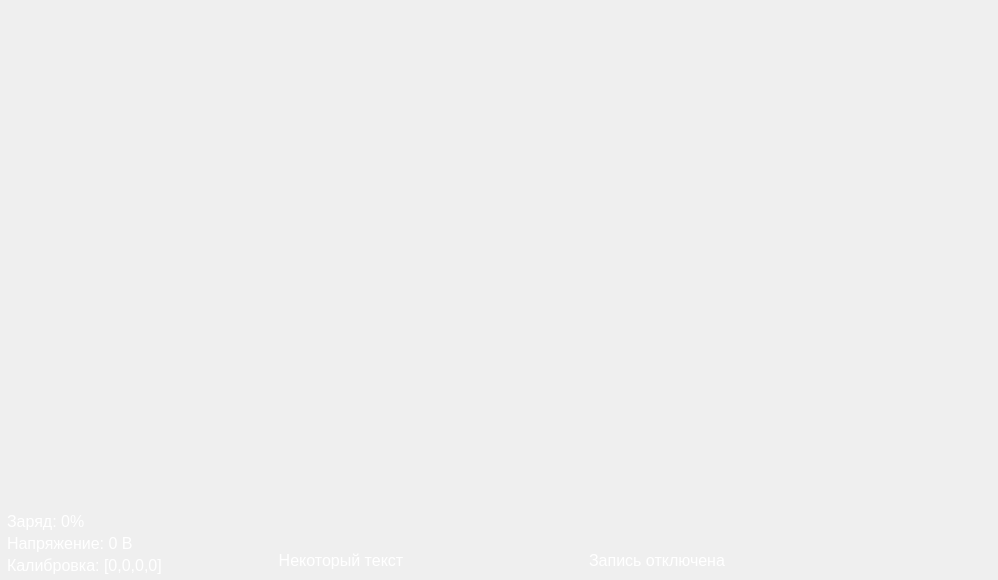
<?xml version="1.0" encoding="UTF-8"?>
<ui version="4.0">
 <class>DisplayWidget</class>
 <widget class="QWidget" name="DisplayWidget">
  <property name="geometry">
   <rect>
    <x>0</x>
    <y>0</y>
    <width>998</width>
    <height>580</height>
   </rect>
  </property>
  <property name="windowTitle">
   <string>DisplayWidget</string>
  </property>
  <property name="autoFillBackground">
   <bool>false</bool>
  </property>
  <property name="styleSheet">
   <string notr="true">border-image: url(Icons/Background.png) 0 0 0 0 stretch stretch;</string>
  </property>
  <layout class="QGridLayout" name="gridLayout">
   <property name="leftMargin">
    <number>0</number>
   </property>
   <property name="topMargin">
    <number>0</number>
   </property>
   <property name="rightMargin">
    <number>0</number>
   </property>
   <property name="bottomMargin">
    <number>0</number>
   </property>
   <property name="spacing">
    <number>5</number>
   </property>
   <item row="0" column="1" rowspan="2">
    <widget class="QWidget" name="CentralWidget" native="true">
     <property name="sizePolicy">
      <sizepolicy hsizetype="Preferred" vsizetype="Preferred">
       <horstretch>0</horstretch>
       <verstretch>0</verstretch>
      </sizepolicy>
     </property>
     <property name="minimumSize">
      <size>
       <width>0</width>
       <height>0</height>
      </size>
     </property>
     <property name="maximumSize">
      <size>
       <width>16777215</width>
       <height>16777215</height>
      </size>
     </property>
     <property name="layoutDirection">
      <enum>Qt::LeftToRight</enum>
     </property>
     <property name="styleSheet">
      <string notr="true">background: none;
border-image: none;</string>
     </property>
     <layout class="QGridLayout" name="gridLayout_3">
      <property name="leftMargin">
       <number>0</number>
      </property>
      <property name="topMargin">
       <number>0</number>
      </property>
      <property name="rightMargin">
       <number>0</number>
      </property>
      <property name="bottomMargin">
       <number>0</number>
      </property>
      <property name="spacing">
       <number>0</number>
      </property>
     </layout>
    </widget>
   </item>
   <item row="0" column="2" rowspan="3">
    <widget class="QWidget" name="RightInfoWidget" native="true">
     <property name="sizePolicy">
      <sizepolicy hsizetype="Fixed" vsizetype="Preferred">
       <horstretch>0</horstretch>
       <verstretch>0</verstretch>
      </sizepolicy>
     </property>
     <property name="minimumSize">
      <size>
       <width>210</width>
       <height>0</height>
      </size>
     </property>
     <property name="maximumSize">
      <size>
       <width>210</width>
       <height>16777215</height>
      </size>
     </property>
     <property name="styleSheet">
      <string notr="true">background: none;
border-image: none;</string>
     </property>
    </widget>
   </item>
   <item row="2" column="1">
    <widget class="QWidget" name="CameraControlWidget" native="true">
     <property name="sizePolicy">
      <sizepolicy hsizetype="Preferred" vsizetype="Fixed">
       <horstretch>0</horstretch>
       <verstretch>0</verstretch>
      </sizepolicy>
     </property>
     <property name="minimumSize">
      <size>
       <width>0</width>
       <height>40</height>
      </size>
     </property>
     <property name="maximumSize">
      <size>
       <width>16777215</width>
       <height>40</height>
      </size>
     </property>
     <property name="styleSheet">
      <string notr="true">background: none;
border-image: none;</string>
     </property>
     <layout class="QHBoxLayout" name="horizontalLayout_4">
      <property name="spacing">
       <number>5</number>
      </property>
      <property name="leftMargin">
       <number>0</number>
      </property>
      <property name="topMargin">
       <number>4</number>
      </property>
      <property name="rightMargin">
       <number>0</number>
      </property>
      <property name="bottomMargin">
       <number>4</number>
      </property>
      <item>
       <spacer name="Spacer6">
        <property name="orientation">
         <enum>Qt::Horizontal</enum>
        </property>
        <property name="sizeHint" stdset="0">
         <size>
          <width>40</width>
          <height>20</height>
         </size>
        </property>
       </spacer>
      </item>
      <item>
       <widget class="QLabel" name="ScreenshotLabel">
        <property name="minimumSize">
         <size>
          <width>180</width>
          <height>32</height>
         </size>
        </property>
        <property name="maximumSize">
         <size>
          <width>130</width>
          <height>32</height>
         </size>
        </property>
        <property name="font">
         <font>
          <pointsize>12</pointsize>
         </font>
        </property>
        <property name="styleSheet">
         <string notr="true">color: white;

border: none;</string>
        </property>
        <property name="text">
         <string>Некоторый текст</string>
        </property>
        <property name="alignment">
         <set>Qt::AlignCenter</set>
        </property>
       </widget>
      </item>
      <item>
       <widget class="QPushButton" name="ScreenshotButton">
        <property name="sizePolicy">
         <sizepolicy hsizetype="Fixed" vsizetype="Fixed">
          <horstretch>0</horstretch>
          <verstretch>0</verstretch>
         </sizepolicy>
        </property>
        <property name="minimumSize">
         <size>
          <width>32</width>
          <height>32</height>
         </size>
        </property>
        <property name="maximumSize">
         <size>
          <width>32</width>
          <height>32</height>
         </size>
        </property>
        <property name="styleSheet">
         <string notr="true">color: white;
background: transparent;
border: none;
icon: url(Icons/ScreenshotIcon.png);</string>
        </property>
        <property name="text">
         <string/>
        </property>
        <property name="iconSize">
         <size>
          <width>30</width>
          <height>30</height>
         </size>
        </property>
       </widget>
      </item>
      <item>
       <spacer name="Spacer7">
        <property name="orientation">
         <enum>Qt::Horizontal</enum>
        </property>
        <property name="sizeType">
         <enum>QSizePolicy::Fixed</enum>
        </property>
        <property name="sizeHint" stdset="0">
         <size>
          <width>10</width>
          <height>20</height>
         </size>
        </property>
       </spacer>
      </item>
      <item>
       <widget class="QPushButton" name="CameraButton">
        <property name="sizePolicy">
         <sizepolicy hsizetype="Fixed" vsizetype="Fixed">
          <horstretch>0</horstretch>
          <verstretch>0</verstretch>
         </sizepolicy>
        </property>
        <property name="minimumSize">
         <size>
          <width>32</width>
          <height>32</height>
         </size>
        </property>
        <property name="maximumSize">
         <size>
          <width>32</width>
          <height>32</height>
         </size>
        </property>
        <property name="styleSheet">
         <string notr="true">color: white;
background: transparent;
border: none;
icon: url(Icons/PlayIcon.png);</string>
        </property>
        <property name="text">
         <string/>
        </property>
        <property name="iconSize">
         <size>
          <width>30</width>
          <height>30</height>
         </size>
        </property>
       </widget>
      </item>
      <item>
       <spacer name="Spacer8">
        <property name="orientation">
         <enum>Qt::Horizontal</enum>
        </property>
        <property name="sizeType">
         <enum>QSizePolicy::Fixed</enum>
        </property>
        <property name="sizeHint" stdset="0">
         <size>
          <width>10</width>
          <height>20</height>
         </size>
        </property>
       </spacer>
      </item>
      <item>
       <widget class="QPushButton" name="RecordingButton">
        <property name="sizePolicy">
         <sizepolicy hsizetype="Fixed" vsizetype="Fixed">
          <horstretch>0</horstretch>
          <verstretch>0</verstretch>
         </sizepolicy>
        </property>
        <property name="minimumSize">
         <size>
          <width>32</width>
          <height>32</height>
         </size>
        </property>
        <property name="maximumSize">
         <size>
          <width>32</width>
          <height>32</height>
         </size>
        </property>
        <property name="styleSheet">
         <string notr="true">color: white;
background: transparent;
border: none;
icon: url(Icons/VideoIcon.png);</string>
        </property>
        <property name="text">
         <string/>
        </property>
        <property name="iconSize">
         <size>
          <width>30</width>
          <height>30</height>
         </size>
        </property>
       </widget>
      </item>
      <item>
       <widget class="QLabel" name="RecordingLabel">
        <property name="sizePolicy">
         <sizepolicy hsizetype="Fixed" vsizetype="Fixed">
          <horstretch>0</horstretch>
          <verstretch>0</verstretch>
         </sizepolicy>
        </property>
        <property name="minimumSize">
         <size>
          <width>180</width>
          <height>32</height>
         </size>
        </property>
        <property name="maximumSize">
         <size>
          <width>180</width>
          <height>32</height>
         </size>
        </property>
        <property name="font">
         <font>
          <pointsize>12</pointsize>
         </font>
        </property>
        <property name="styleSheet">
         <string notr="true">color: white;

border: none;</string>
        </property>
        <property name="text">
         <string>Запись отключена</string>
        </property>
        <property name="alignment">
         <set>Qt::AlignCenter</set>
        </property>
       </widget>
      </item>
      <item>
       <spacer name="Spacer9">
        <property name="orientation">
         <enum>Qt::Horizontal</enum>
        </property>
        <property name="sizeHint" stdset="0">
         <size>
          <width>40</width>
          <height>20</height>
         </size>
        </property>
       </spacer>
      </item>
     </layout>
    </widget>
   </item>
   <item row="1" column="0" rowspan="2">
    <widget class="QWidget" name="LeftInfoWidget" native="true">
     <property name="sizePolicy">
      <sizepolicy hsizetype="Fixed" vsizetype="Preferred">
       <horstretch>0</horstretch>
       <verstretch>0</verstretch>
      </sizepolicy>
     </property>
     <property name="minimumSize">
      <size>
       <width>210</width>
       <height>0</height>
      </size>
     </property>
     <property name="maximumSize">
      <size>
       <width>210</width>
       <height>16777215</height>
      </size>
     </property>
     <property name="styleSheet">
      <string notr="true">background: none;
border-image: none;</string>
     </property>
     <layout class="QVBoxLayout" name="verticalLayout_3">
      <property name="spacing">
       <number>3</number>
      </property>
      <property name="leftMargin">
       <number>7</number>
      </property>
      <property name="topMargin">
       <number>0</number>
      </property>
      <property name="rightMargin">
       <number>0</number>
      </property>
      <property name="bottomMargin">
       <number>5</number>
      </property>
      <item>
       <spacer name="Spacer10">
        <property name="styleSheet">
         <string>background: none;
border-image: none;</string>
        </property>
        <property name="orientation">
         <enum>Qt::Vertical</enum>
        </property>
        <property name="sizeHint" stdset="0">
         <size>
          <width>20</width>
          <height>40</height>
         </size>
        </property>
       </spacer>
      </item>
      <item>
       <widget class="QLabel" name="ChargeLabel">
        <property name="enabled">
         <bool>true</bool>
        </property>
        <property name="font">
         <font>
          <pointsize>12</pointsize>
         </font>
        </property>
        <property name="styleSheet">
         <string notr="true">color: white;</string>
        </property>
        <property name="text">
         <string>Заряд: 0%</string>
        </property>
       </widget>
      </item>
      <item>
       <widget class="QLabel" name="VoltageLabel">
        <property name="enabled">
         <bool>true</bool>
        </property>
        <property name="font">
         <font>
          <pointsize>12</pointsize>
         </font>
        </property>
        <property name="styleSheet">
         <string notr="true">color: white;</string>
        </property>
        <property name="text">
         <string>Напряжение: 0 В</string>
        </property>
       </widget>
      </item>
      <item>
       <widget class="QLabel" name="CalibrationLabel">
        <property name="font">
         <font>
          <pointsize>12</pointsize>
         </font>
        </property>
        <property name="styleSheet">
         <string notr="true">color: white;</string>
        </property>
        <property name="text">
         <string>Калибровка: [0,0,0,0]</string>
        </property>
       </widget>
      </item>
     </layout>
    </widget>
   </item>
   <item row="0" column="0">
    <widget class="QWidget" name="SideBarButtonWidget" native="true">
     <property name="sizePolicy">
      <sizepolicy hsizetype="Fixed" vsizetype="Fixed">
       <horstretch>0</horstretch>
       <verstretch>0</verstretch>
      </sizepolicy>
     </property>
     <property name="minimumSize">
      <size>
       <width>210</width>
       <height>100</height>
      </size>
     </property>
     <property name="maximumSize">
      <size>
       <width>210</width>
       <height>100</height>
      </size>
     </property>
     <property name="styleSheet">
      <string notr="true">background: none;
border-image: none;</string>
     </property>
     <layout class="QGridLayout" name="gridLayout_2">
      <property name="leftMargin">
       <number>0</number>
      </property>
      <property name="topMargin">
       <number>0</number>
      </property>
      <property name="rightMargin">
       <number>0</number>
      </property>
      <property name="bottomMargin">
       <number>0</number>
      </property>
      <property name="spacing">
       <number>0</number>
      </property>
      <item row="0" column="0">
       <widget class="QPushButton" name="SideBarButton">
        <property name="sizePolicy">
         <sizepolicy hsizetype="Fixed" vsizetype="Fixed">
          <horstretch>0</horstretch>
          <verstretch>0</verstretch>
         </sizepolicy>
        </property>
        <property name="minimumSize">
         <size>
          <width>68</width>
          <height>60</height>
         </size>
        </property>
        <property name="maximumSize">
         <size>
          <width>68</width>
          <height>60</height>
         </size>
        </property>
        <property name="styleSheet">
         <string notr="true">QPushButton {
	color: white;
	border: none;
	border-radius: 0px;
    background-color: transparent;
	icon: url(Icons/HamburgerIcon.png);
}</string>
        </property>
        <property name="text">
         <string/>
        </property>
        <property name="iconSize">
         <size>
          <width>32</width>
          <height>32</height>
         </size>
        </property>
       </widget>
      </item>
      <item row="0" column="1">
       <spacer name="horizontalSpacer">
        <property name="orientation">
         <enum>Qt::Horizontal</enum>
        </property>
        <property name="sizeHint" stdset="0">
         <size>
          <width>139</width>
          <height>20</height>
         </size>
        </property>
       </spacer>
      </item>
      <item row="1" column="0">
       <spacer name="verticalSpacer">
        <property name="orientation">
         <enum>Qt::Vertical</enum>
        </property>
        <property name="sizeHint" stdset="0">
         <size>
          <width>20</width>
          <height>37</height>
         </size>
        </property>
       </spacer>
      </item>
     </layout>
    </widget>
   </item>
  </layout>
 </widget>
 <resources/>
 <connections/>
</ui>
